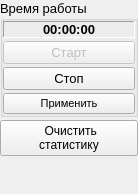
<?xml version="1.0" encoding="UTF-8"?>
<ui version="4.0">
 <class>SPRSeparateControlWidget</class>
 <widget class="QWidget" name="SPRSeparateControlWidget">
  <property name="geometry">
   <rect>
    <x>0</x>
    <y>0</y>
    <width>138</width>
    <height>194</height>
   </rect>
  </property>
  <property name="sizePolicy">
   <sizepolicy hsizetype="Preferred" vsizetype="Ignored">
    <horstretch>0</horstretch>
    <verstretch>0</verstretch>
   </sizepolicy>
  </property>
  <property name="windowTitle">
   <string>Form</string>
  </property>
  <layout class="QVBoxLayout" name="verticalLayout">
   <property name="spacing">
    <number>3</number>
   </property>
   <property name="leftMargin">
    <number>0</number>
   </property>
   <property name="topMargin">
    <number>0</number>
   </property>
   <property name="rightMargin">
    <number>0</number>
   </property>
   <property name="bottomMargin">
    <number>0</number>
   </property>
   <item>
    <widget class="QGroupBox" name="groupBox_13">
     <property name="font">
      <font>
       <pointsize>10</pointsize>
      </font>
     </property>
     <property name="title">
      <string>Время работы</string>
     </property>
     <layout class="QVBoxLayout" name="verticalLayout_14">
      <property name="spacing">
       <number>3</number>
      </property>
      <property name="leftMargin">
       <number>0</number>
      </property>
      <property name="topMargin">
       <number>0</number>
      </property>
      <property name="rightMargin">
       <number>0</number>
      </property>
      <property name="bottomMargin">
       <number>0</number>
      </property>
      <item>
       <widget class="QLabel" name="leRudospustTime">
        <property name="font">
         <font>
          <weight>75</weight>
          <bold>true</bold>
         </font>
        </property>
        <property name="frameShape">
         <enum>QFrame::Panel</enum>
        </property>
        <property name="frameShadow">
         <enum>QFrame::Sunken</enum>
        </property>
        <property name="text">
         <string>00:00:00</string>
        </property>
        <property name="alignment">
         <set>Qt::AlignCenter</set>
        </property>
       </widget>
      </item>
      <item>
       <widget class="QPushButton" name="bSeparateStart">
        <property name="enabled">
         <bool>false</bool>
        </property>
        <property name="toolTip">
         <string>&lt;html&gt;&lt;head/&gt;&lt;body&gt;&lt;p&gt;Начать сортировку&lt;/p&gt;&lt;/body&gt;&lt;/html&gt;</string>
        </property>
        <property name="text">
         <string>Старт</string>
        </property>
        <property name="icon">
         <iconset resource="icons.qrc">
          <normaloff>:/icons/icons/b_Flag.png</normaloff>:/icons/icons/b_Flag.png</iconset>
        </property>
        <property name="iconSize">
         <size>
          <width>32</width>
          <height>32</height>
         </size>
        </property>
       </widget>
      </item>
      <item>
       <widget class="QPushButton" name="bSeparateStop">
        <property name="toolTip">
         <string>&lt;html&gt;&lt;head/&gt;&lt;body&gt;&lt;p&gt;Остановить сортировку&lt;/p&gt;&lt;/body&gt;&lt;/html&gt;</string>
        </property>
        <property name="text">
         <string>Стоп</string>
        </property>
        <property name="icon">
         <iconset resource="icons.qrc">
          <normaloff>:/icons/icons/b_Stop_Active.png</normaloff>:/icons/icons/b_Stop_Active.png</iconset>
        </property>
        <property name="iconSize">
         <size>
          <width>32</width>
          <height>32</height>
         </size>
        </property>
       </widget>
      </item>
      <item>
       <widget class="QPushButton" name="bSeparateComplite">
        <property name="font">
         <font>
          <pointsize>8</pointsize>
         </font>
        </property>
        <property name="toolTip">
         <string>&lt;html&gt;&lt;head/&gt;&lt;body&gt;&lt;p&gt;Применить настройки сортировки при изменении параметров&lt;/p&gt;&lt;/body&gt;&lt;/html&gt;</string>
        </property>
        <property name="text">
         <string>Применить</string>
        </property>
        <property name="icon">
         <iconset resource="icons.qrc">
          <normaloff>:/icons/icons/b_Ok_1.png</normaloff>:/icons/icons/b_Ok_1.png</iconset>
        </property>
        <property name="iconSize">
         <size>
          <width>32</width>
          <height>32</height>
         </size>
        </property>
       </widget>
      </item>
     </layout>
    </widget>
   </item>
   <item>
    <widget class="QPushButton" name="bClearSeparateStatistic">
     <property name="toolTip">
      <string>&lt;html&gt;&lt;head/&gt;&lt;body&gt;&lt;p&gt;Очистить данные последней сесии сортировки&lt;/p&gt;&lt;/body&gt;&lt;/html&gt;</string>
     </property>
     <property name="text">
      <string> Очистить 
статистику</string>
     </property>
     <property name="icon">
      <iconset resource="icons.qrc">
       <normaloff>:/icons/icons/edit-clear.png</normaloff>:/icons/icons/edit-clear.png</iconset>
     </property>
     <property name="iconSize">
      <size>
       <width>32</width>
       <height>32</height>
      </size>
     </property>
    </widget>
   </item>
   <item>
    <spacer name="verticalSpacer">
     <property name="orientation">
      <enum>Qt::Vertical</enum>
     </property>
     <property name="sizeHint" stdset="0">
      <size>
       <width>20</width>
       <height>40</height>
      </size>
     </property>
    </spacer>
   </item>
  </layout>
 </widget>
 <resources>
  <include location="icons.qrc"/>
 </resources>
 <connections/>
</ui>
